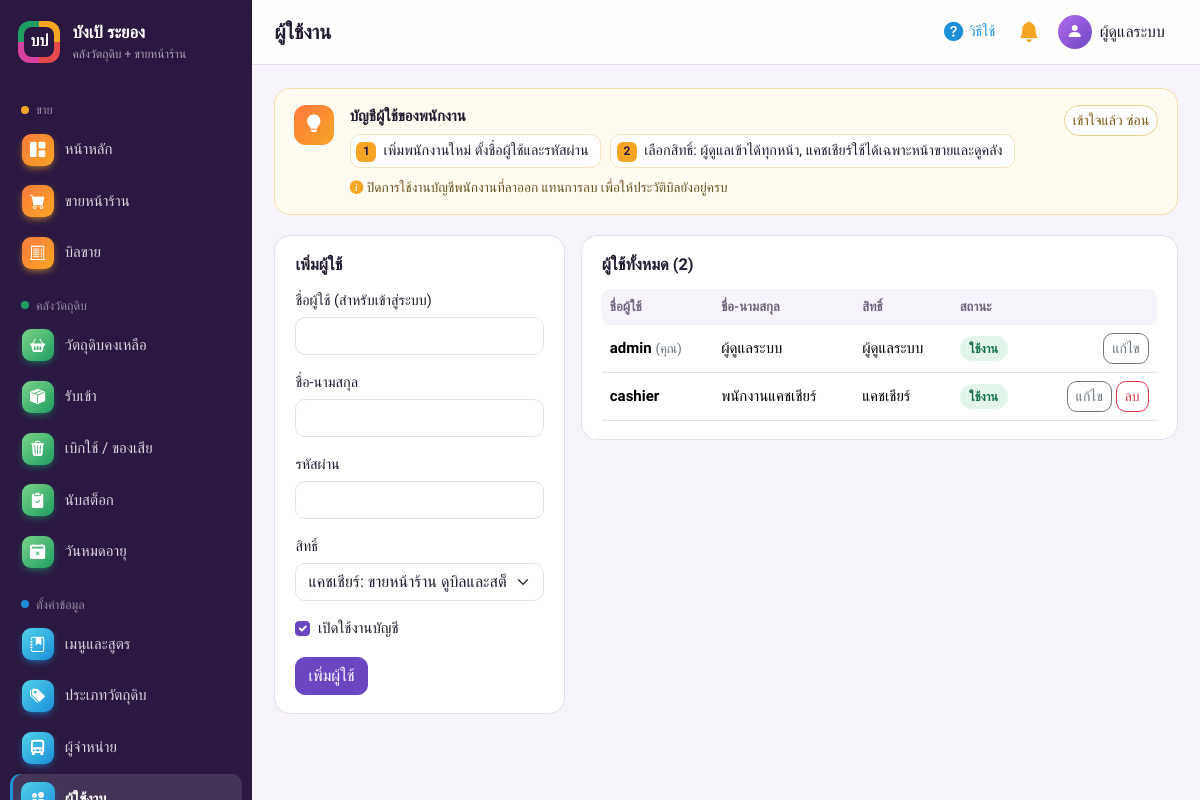
/users.php (signed in), run on the app's committed database.
### tables this page shows
CREATE TABLE users (
    id INT AUTO_INCREMENT PRIMARY KEY,
    username VARCHAR(50) NOT NULL UNIQUE,
    password VARCHAR(255) NOT NULL,
    full_name VARCHAR(100) NOT NULL,
    role ENUM('admin','cashier') NOT NULL DEFAULT 'cashier',
    is_active TINYINT(1) NOT NULL DEFAULT 1,
    created_at DATETIME NOT NULL DEFAULT CURRENT_TIMESTAMP
);

### includes/functions.php (called while the page is built, shortened)
<?php
require_once __DIR__ . '/../config/database.php';
function e($s): string
{
    return htmlspecialchars((string)$s, ENT_QUOTES, 'UTF-8');
}
function current_user(): ?array
{
    return $_SESSION['user'] ?? null;
}
function require_login(bool $api = false): array
{
    global $pdo;
    $u = current_user();
    if ($u) {
        $st = $pdo->prepare('SELECT id, username, full_name, role FROM users WHERE id = ? AND is_active = 1');
        $st->execute([$u['id']]);
        $fresh = $st->fetch();
        if ($fresh) {
            return $fresh;
        }
    }
}
function require_admin(bool $api = false): array
{
    $u = require_login($api);
    return $u;
}

### users.php (the view, shortened to what this page needs)
<?php
require_once __DIR__ . '/includes/functions.php';
$me = require_admin();
$edit = null;
$rows = $pdo->query('SELECT * FROM users ORDER BY role, username')->fetchAll();
$isSelf = $edit && (int)$edit['id'] === $me['id'];
$pageTitle = 'ผู้ใช้งาน';
require __DIR__ . '/includes/header.php';
?>
<div class="row g-3">
    <div class="col-lg-4">
        <form class="panel" method="post" autocomplete="off">
            <h2 class="panel-title"><?= $edit ? 'แก้ไขผู้ใช้' : 'เพิ่มผู้ใช้' ?></h2>
            <div class="mb-3"><label class="form-label" for="username">ชื่อผู้ใช้ (สำหรับเข้าสู่ระบบ)</label>
                <input class="form-control" id="username" name="username" value="<?= e($edit['username'] ?? '') ?>" required pattern="[a-zA-Z0-9_.]{3,50}"></div>
            <div class="mb-3"><label class="form-label" for="full_name">ชื่อ-นามสกุล</label>
                <input class="form-control" id="full_name" name="full_name" value="<?= e($edit['full_name'] ?? '') ?>" required></div>
            <div class="mb-3"><label class="form-label" for="password"><?= $edit ? 'รหัสผ่านใหม่' : 'รหัสผ่าน' ?></label>
                <input class="form-control" id="password" name="password" type="password" minlength="6" <?= $edit ? '' : 'required' ?> autocomplete="new-password">
                <?php if ($edit): ?><div class="form-text">เว้นว่างไว้ถ้าไม่ต้องการเปลี่ยน</div><?php endif; ?></div>
            <div class="mb-3"><label class="form-label" for="role">สิทธิ์</label>
                <select class="form-select" id="role" name="role" <?= $isSelf ? 'disabled' : '' ?>>
                    <option value="cashier" <?= ($edit['role'] ?? '') === 'cashier' ? 'selected' : '' ?>>แคชเชียร์: ขายหน้าร้าน ดูบิลและสต็อก</option>
                </select></div>
            <div class="form-check mb-3">
                <input class="form-check-input" type="checkbox" id="is_active" name="is_active" <?= ($edit['is_active'] ?? 1) ? 'checked' : '' ?> <?= $isSelf ? 'disabled' : '' ?>>
                <label class="form-check-label" for="is_active">เปิดใช้งานบัญชี</label>
            </div>
            <button class="btn btn-primary"><?= $edit ? 'บันทึกการแก้ไข' : 'เพิ่มผู้ใช้' ?></button>
        </form>
    </div>
    <div class="col-lg-8">
        <div class="panel">
            <h2 class="panel-title">ผู้ใช้ทั้งหมด (<?= count($rows) ?>)</h2>
            <div class="table-responsive">
                <table class="table">
                    <thead><tr><th>ชื่อผู้ใช้</th><th>ชื่อ-นามสกุล</th><th>สิทธิ์</th><th>สถานะ</th><th></th></tr></thead>
                    <tbody>
                    <?php foreach ($rows as $r): ?>
                        <tr>
                            <td class="fw-semibold"><?= e($r['username']) ?><?= (int)$r['id'] === $me['id'] ? ' <span class="small text-secondary fw-normal">(คุณ)</span>' : '' ?></td>
                            <td><?= e($r['full_name']) ?></td>
                            <td><?= $r['role'] === 'admin' ? 'ผู้ดูแลระบบ' : 'แคชเชียร์' ?></td>
                            <td><?= $r['is_active'] ? '<span class="status status-ok">ใช้งาน</span>' : '<span class="status status-muted">ปิดใช้งาน</span>' ?></td>
                            <td class="text-end text-nowrap">
                                <a class="btn btn-sm btn-outline-secondary" href="?edit=<?= $r['id'] ?>">แก้ไข</a>
                                <?php if ((int)$r['id'] !== $me['id']): ?>
                                <form method="post" class="d-inline" onsubmit="return confirm('ลบผู้ใช้ <?= e($r['username']) ?>?')">
                                    <button class="btn btn-sm btn-outline-danger">ลบ</button>
                                </form>
                                <?php endif; ?>
                            </td>
                        </tr>
                    <?php endforeach; ?>
                    </tbody>
                </table>
            </div>
        </div>
    </div>
</div>
<?php require __DIR__ . '/includes/footer.php'; ?>

### includes/header.php (shortened to what this page needs)
<?php
$user = current_user();
$pageTitle = $pageTitle ?? APP_NAME;
$activePage = $activePage ?? '';
$helpKey = basename($_SERVER['SCRIPT_NAME'], '.php');
$helpFile = __DIR__ . '/help.php';
$help = is_file($helpFile) ? ((require $helpFile)[$helpKey] ?? null) : null;
$navTones = ['ขาย' => 'saffron', 'คลังวัตถุดิบ' => 'pandan', 'ตั้งค่าข้อมูล' => 'sky', 'สรุปผล' => 'rose'];
$navGroups = [
    'ขาย' => [
        ['index', 'index.php', 'bi-grid-1x2-fill', 'หน้าหลัก', false],
        ['pos', 'pos.php', 'bi-cart-fill', 'ขายหน้าร้าน', false],
        ['orders', 'orders.php', 'bi-receipt-cutoff', 'บิลขาย', false],
    ],
    'คลังวัตถุดิบ' => [
        ['ingredients', 'ingredients.php', 'bi-basket2-fill', 'วัตถุดิบคงเหลือ', false],
        ['stock_in', 'stock_in.php', 'bi-box-seam-fill', 'รับเข้า', true],
        ['stock_out', 'stock_out.php', 'bi-trash3-fill', 'เบิกใช้ / ของเสีย', true],
        ['stock_adjust', 'stock_adjust.php', 'bi-clipboard2-check-fill', 'นับสต็อก', true],
        ['expiry', 'expiry.php', 'bi-calendar2-x-fill', 'วันหมดอายุ', true],
    ],
    'ตั้งค่าข้อมูล' => [
        ['menus', 'menus.php', 'bi-journal-bookmark-fill', 'เมนูและสูตร', true],
        ['categories', 'categories.php', 'bi-tags-fill', 'ประเภทวัตถุดิบ', true],
        ['suppliers', 'suppliers.php', 'bi-truck-front-fill', 'ผู้จำหน่าย', true],
        ['users', 'users.php', 'bi-people-fill', 'ผู้ใช้งาน', true],
    ],
    'สรุปผล' => [
        ['reports', 'reports.php', 'bi-bar-chart-line-fill', 'รายงาน', true],
    ],
];
function render_nav(array $groups, array $tones, string $active): void
{
    foreach ($groups as $label => $items) {
        $visible = array_filter($items, fn($i) => !$i[4] || is_admin());
        $tone = ' tone-' . ($tones[$label] ?? 'violet');
        echo '<div class="nav-group' . $tone . '">' . e($label) . '</div>';
        foreach ($visible as [$key, $href, $icon, $text]) {
            $cls = $tone . ($key === $active ? ' active' : '');
            $aria = $key === $active ? ' aria-current="page"' : '';
            echo '<a class="side-link' . $cls . '" href="' . $href . '"' . $aria . '><i class="bi ' . $icon . '"></i><span>' . e($text) . '</span></a>';
        }
    }
}
?>
<!doctype html>
<html lang="th">
<head>
    <link href="https://cdn.jsdelivr.net/npm/bootstrap@5.3.3/dist/css/bootstrap.min.css" rel="stylesheet">
    <link href="https://cdn.jsdelivr.net/npm/bootstrap-icons@1.11.3/font/bootstrap-icons.min.css" rel="stylesheet">
    <link href="assets/style.css?v=<?= filemtime(__DIR__ . '/../assets/style.css') ?>" rel="stylesheet">
</head>
<body>
<div class="app">
    <aside class="sidebar d-none d-lg-flex">
        <a class="brand" href="index.php">
            <span class="brand-mark"><span>บป</span></span>
            <span><strong><?= e(APP_NAME) ?></strong><small>คลังวัตถุดิบ + ขายหน้าร้าน</small></span>
        </a>
        <nav class="side-nav"><?php render_nav($navGroups, $navTones, $activePage); ?></nav>
    </aside>
    <div class="main">
        <header class="topbar">
            <h1 class="page-title"><?= e($pageTitle) ?></h1>
            <div class="topbar-right">
                <?php if ($help): ?>
                <button class="btn btn-icon help-toggle" type="button" id="helpToggle" aria-controls="pageHelp" aria-expanded="true" title="วิธีใช้หน้านี้">
                    <i class="bi bi-question-circle-fill"></i><span class="d-none d-md-inline">วิธีใช้</span>
                </button>
                <?php endif; ?>
                <div class="dropdown">
                    <button class="btn btn-icon position-relative" type="button" data-bs-toggle="dropdown" data-bs-auto-close="outside" aria-expanded="false" aria-label="การแจ้งเตือน">
                        <i class="bi bi-bell-fill"></i>
                    </button>
                </div>
                <div class="dropdown">
                    <button class="btn user-btn" type="button" data-bs-toggle="dropdown" aria-expanded="false">
                        <span class="avatar" aria-hidden="true"><i class="bi bi-person-fill"></i></span>
                        <span class="d-none d-sm-inline"><?= e($user['full_name']) ?></span>
                    </button>
                </div>
            </div>
        </header>
        <main class="content">
            <?php if ($help): ?>
            <section class="help-strip" id="pageHelp" data-page="<?= e($helpKey) ?>" aria-label="วิธีใช้หน้านี้">
                <div class="help-icon"><i class="bi bi-lightbulb-fill"></i></div>
                <div class="help-body">
                    <div class="help-what"><?= e($help['what']) ?></div>
                    <ol class="help-steps">
                        <?php foreach ($help['steps'] as $step): ?><li><?= e($step) ?></li><?php endforeach; ?>
                    </ol>
                    <?php if (!empty($help['tip'])): ?><div class="help-tip"><i class="bi bi-info-circle-fill"></i> <?= e($help['tip']) ?></div><?php endif; ?>
                </div>
                <button type="button" class="btn btn-sm help-close" id="helpClose">เข้าใจแล้ว ซ่อน</button>
            </section>
            <?php endif; ?>

### data on the page
users: full_name "ผู้ดูแลระบบ", username "admin", shows "(คุณ)", role "ผู้ดูแลระบบ", is_active "ใช้งาน"
users: username "cashier", full_name "พนักงานแคชเชียร์", role "แคชเชียร์", is_active "ใช้งาน"

### other printed values
APP_NAME "บังเป้ ระยอง"
$label "ขาย"
$text "หน้าหลัก"
$text "ขายหน้าร้าน"
$text "บิลขาย"
$label "คลังวัตถุดิบ"
$text "วัตถุดิบคงเหลือ"
$text "รับเข้า"
$text "เบิกใช้ / ของเสีย"
$text "นับสต็อก"
$text "วันหมดอายุ"
$label "ตั้งค่าข้อมูล"
$text "เมนูและสูตร"
$text "ประเภทวัตถุดิบ"
$text "ผู้จำหน่าย"
